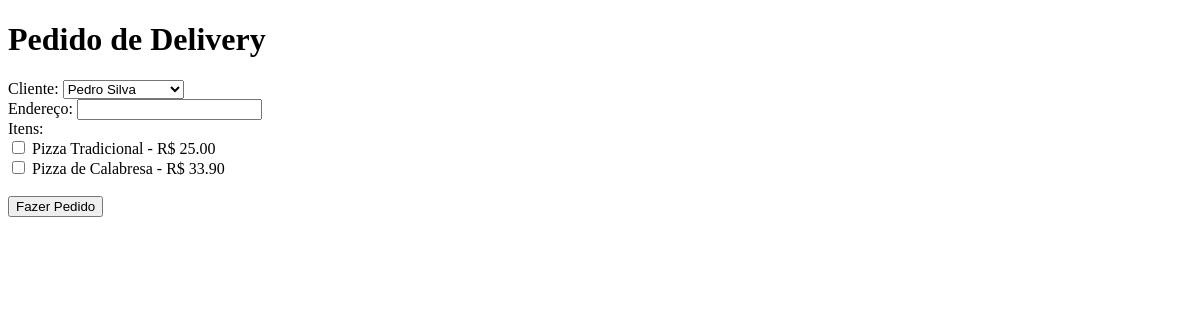
/delivery/, run on an earlier commit of the app's database.
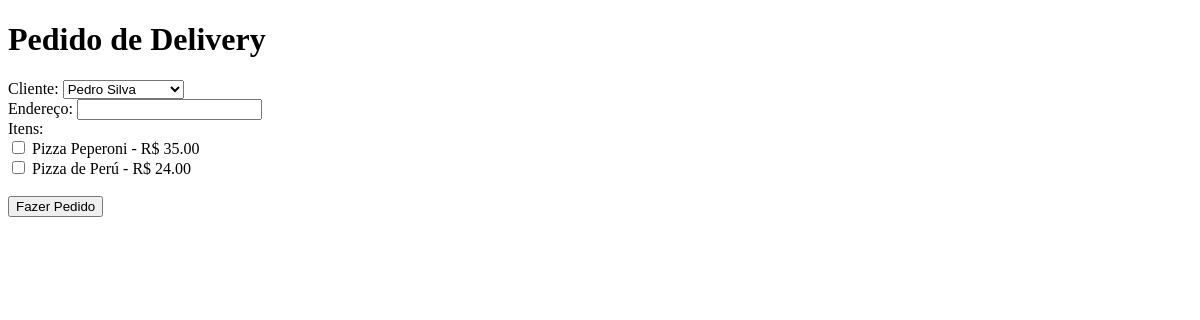
And on a later commit of the database.
### core/models.py (models this page shows)
class Cardapio(models.Model):
    imagem = models.ImageField(upload_to='cardapio/')
    nome = models.CharField(max_length=100)
    descricao = models.TextField()
    preco = models.DecimalField(max_digits=5, decimal_places=2)

### core/views.py (the view)
# urls.py: path('delivery/', views.delivery, name='delivery'),
def delivery(request):
    if request.method == 'POST':
        cliente_id = request.POST['cliente']
        endereco = Cliente.objects.get(id=cliente_id).endereco
        itens = request.POST.getlist('itens')
        total = 0
        for item_id in itens:
            item = Cardapio.objects.get(id=item_id)
            total += item.preco
        return render(request, 'pedido_delivery.html', {'endereco': endereco, 'total': total})
    else:
        clientes = Cliente.objects.all()
        cardapio = Cardapio.objects.all()
        return render(request, 'delivery.html', {'clientes': clientes, 'cardapio': cardapio})

### core/templates/delivery.html (shortened to what this page needs)
<!DOCTYPE html>
<html>
<head>
</head>
<body>
    <h1>Pedido de Delivery</h1>
    <form method="POST">
        <label for="cliente">Cliente:</label>
        <select name="cliente" id="cliente">
            {% for cliente in clientes %}
                <option value="{{ cliente.id }}" data-endereco="{{ cliente.endereco }}">{{ cliente.nome }}</option>
            {% endfor %}
        </select>
        <br>
        <label for="endereco">Endereço:</label>
        <input type="text" name="endereco" id="endereco" readonly>
        <br>
        <label for="itens">Itens:</label>
        <br>
        {% for item in cardapio %}
            <input type="checkbox" name="itens" value="{{ item.id }}"> {{ item.nome }} - R$ {{ item.preco }}<br>
        {% endfor %}
        <br>
        <input type="submit" value="Fazer Pedido">
    </form>
</body>
</html>

What changed in the data, as far as the page shows it:
removed Cardapio: nome "Pizza Tradicional", preco "25.00"
removed Cardapio: nome "Pizza de Calabresa", preco "33.90"
added Cardapio: nome "Pizza Peperoni", preco "35.00"
added Cardapio: nome "Pizza de Perú", preco "24.00"
